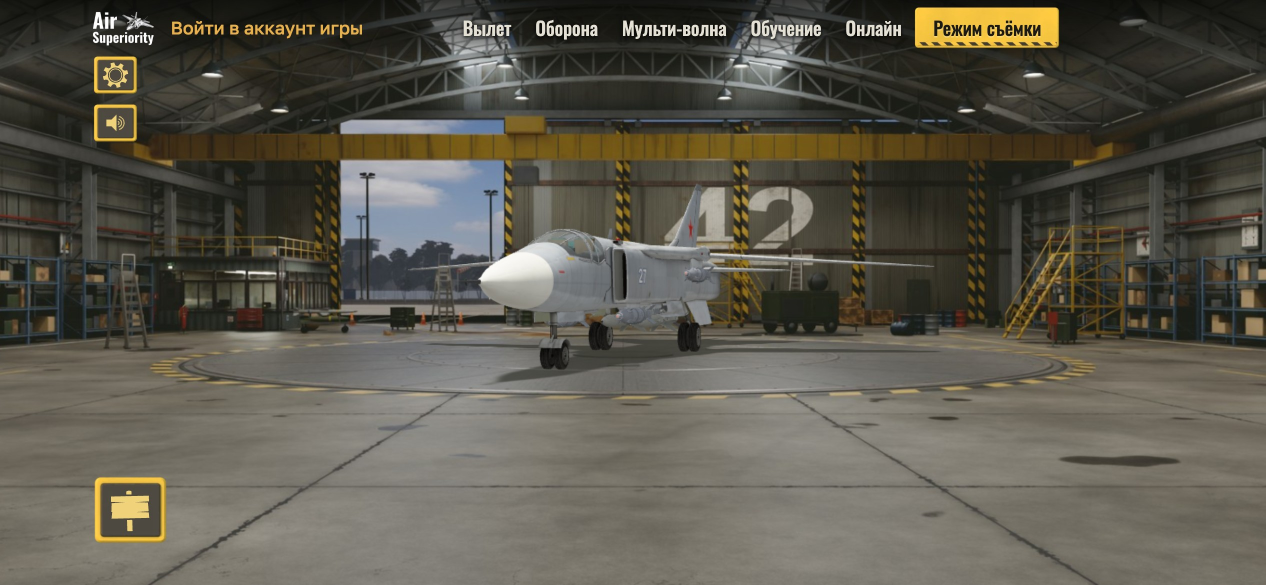
#> input picture fortuna-bot-web/tools/airdef-mockups/lobby-panels/bg_photo.jpg, 2532 x 1170 px (shown at 1/2 size)
$ python _overlay.py ../../../airdef-mockups/lobby-panels/bg_photo.jpg ../../../airdef-mockups/lobby-panels/bg_def.jpg out.png 1.0
#> lines starting #> are read from the running program, lines starting #| are printed output that depends on the picture
# _overlay.py <фото> <рендер с линиями> <выход> [масштаб] — чёрные линии рендера красным поверх фото, белая заливка модели - лёгкой вуалью
import sys
from PIL import Image
ph = Image.open(sys.argv[1]).convert('RGBA'); rd = Image.open(sys.argv[2]).convert('RGBA').resize(ph.size, Image.LANCZOS)
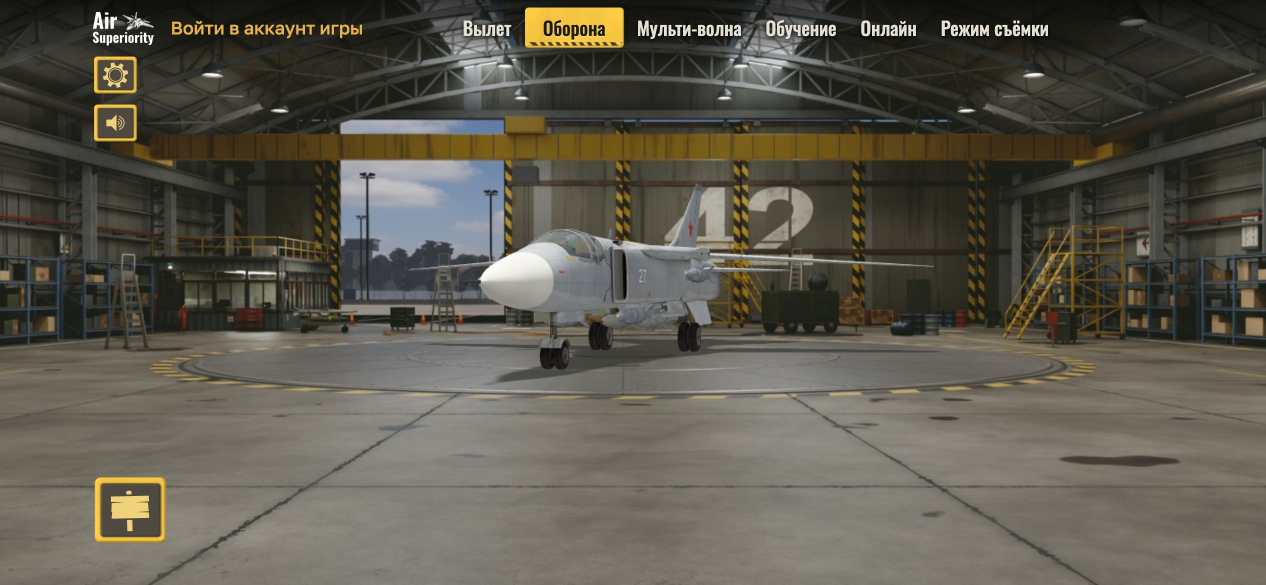
#> input picture fortuna-bot-web/tools/airdef-mockups/lobby-panels/bg_def.jpg, 2532 x 1170 px (shown at 1/2 size)
k = float(sys.argv[4]) if len(sys.argv) > 4 else 2.0
px = rd.load(); ov = Image.new('RGBA', ph.size, (0, 0, 0, 0)); po = ov.load()
#> after `ov = Image.new('RGBA', ph.size, (0, 0, 0, 0))`: ov: PIL image 2532x1170 RGBA; every value is 0
for y in range(ph.size[1]):
    for x in range(ph.size[0]):
        r, g, b, a = px[x, y]
        if a < 10: continue
        if r < 110: po[x, y] = (255, 30, 30, 230)
        else: po[x, y] = (255, 255, 255, 40)
out = Image.alpha_composite(ph, ov).convert('RGB'); out = out.resize((int(out.width * k), int(out.height * k)), Image.LANCZOS); out.save(sys.argv[3])
#> after `out = Image.alpha_composite(ph, ov).convert('RGB')`:
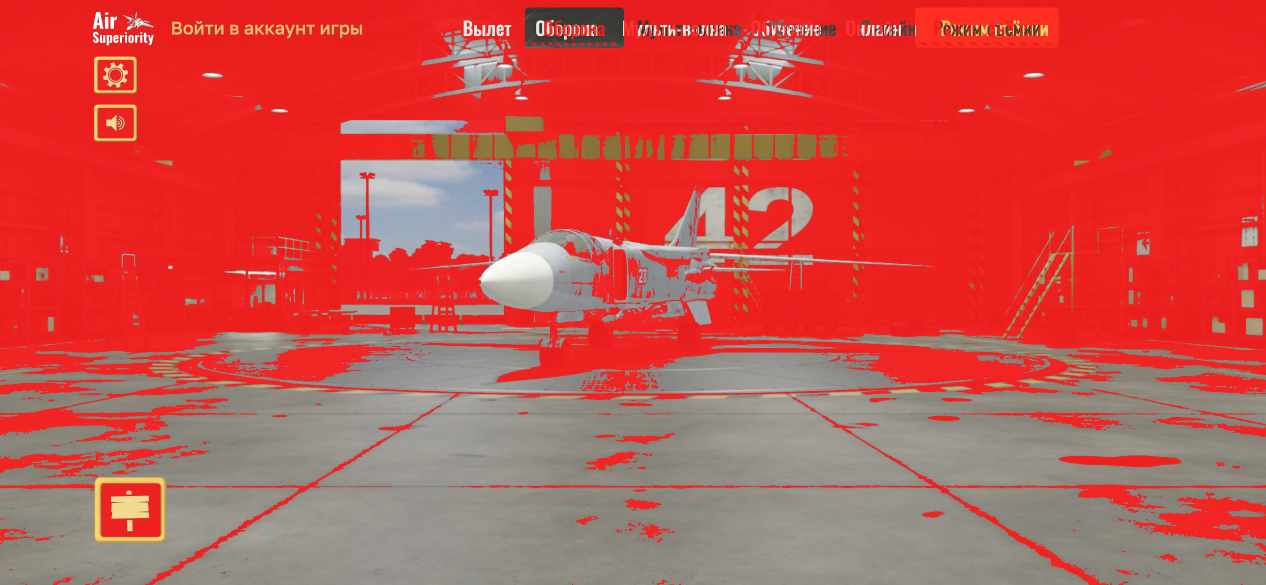
#> out: PIL image 2532x1170 RGB (shown at 1/2 size); mean R, G, B 197.5, 82.3, 77.4
